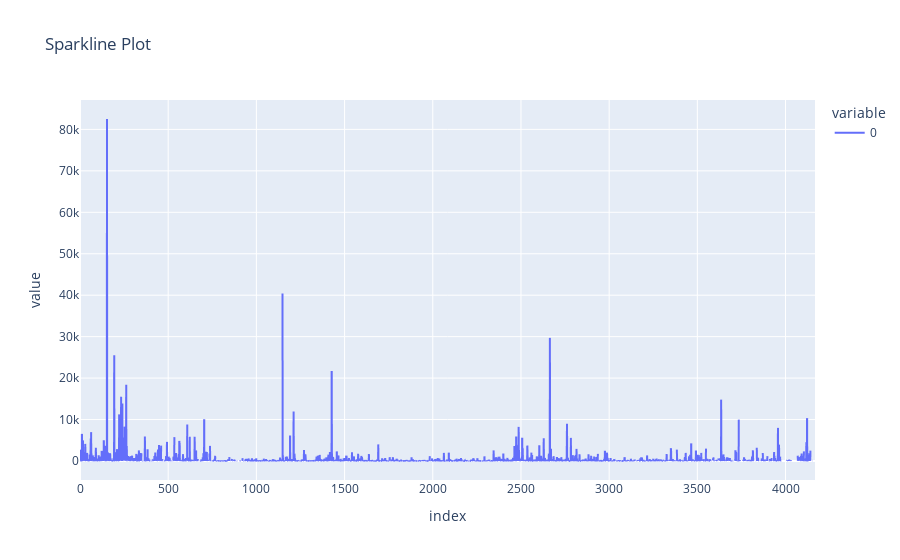

Notebook cell for this chart:
### Markdown cell above
# For each stock, draw a sparkline showing last month&#39;s closing price trend

### Code cell
df_months = pd.read_csv('Output_Months.csv')

df_months['Close Jan 21'] = df_months['Close Jan 21'].str.replace(',', '').astype(float)

last_month = df_months['Close Jan 21'].tolist()
fig = px.line(last_month, title='Sparkline Plot')
fig.show()
fig.write_html('Stock_Sparkline_Plot.html')

### Figure 1 — Plotly figure (JSON) as saved in the notebook; plotly's stock layout.template omitted (floating-point values rounded to 4 significant figures; data arrays with more than 128 entries replaced by an {"elided": "..."} marker saying what was removed)
{"data": [{"hovertemplate": "variable=0<br>index=%{x}<br>value=%{y}<extra></extra>", "legendgroup": "0", "line": {"color": "#636efa", "dash": "solid"}, "mode": "lines", "name": "0", "showlegend": true, "type": "scattergl", "x": {"elided": "4168 int values"}, "xaxis": "x", "y": {"elided": "4168 float values"}, "yaxis": "y"}], "layout": {"legend": {"title": {"text": "variable"}, "tracegroupgap": 0}, "title": {"text": "Sparkline Plot"}, "xaxis": {"anchor": "y", "domain": [0, 1], "title": {"text": "index"}}, "yaxis": {"anchor": "x", "domain": [0, 1], "title": {"text": "value"}}}}
